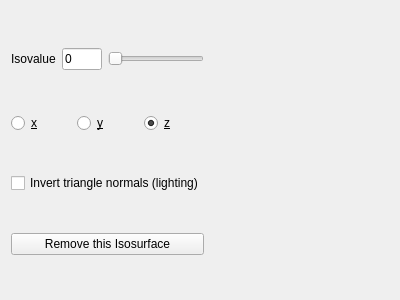
<?xml version="1.0" encoding="UTF-8"?>
<ui version="4.0">
 <class>IsosurfaceWidget</class>
 <widget class="QWidget" name="IsosurfaceWidget">
  <property name="geometry">
   <rect>
    <x>0</x>
    <y>0</y>
    <width>400</width>
    <height>300</height>
   </rect>
  </property>
  <property name="windowTitle">
   <string>Form</string>
  </property>
  <layout class="QGridLayout" name="gridLayout">
   <item row="0" column="2">
    <layout class="QGridLayout" name="gridLayout_59">
     <item row="0" column="2">
      <widget class="QSlider" name="horizontalSlider_isovalue">
       <property name="minimumSize">
        <size>
         <width>0</width>
         <height>25</height>
        </size>
       </property>
       <property name="maximumSize">
        <size>
         <width>200</width>
         <height>16777215</height>
        </size>
       </property>
       <property name="orientation">
        <enum>Qt::Horizontal</enum>
       </property>
      </widget>
     </item>
     <item row="0" column="1">
      <widget class="QLineEdit" name="lineEdit_isovalue">
       <property name="minimumSize">
        <size>
         <width>30</width>
         <height>0</height>
        </size>
       </property>
       <property name="maximumSize">
        <size>
         <width>40</width>
         <height>16777215</height>
        </size>
       </property>
       <property name="text">
        <string>0</string>
       </property>
      </widget>
     </item>
     <item row="0" column="0">
      <widget class="QLabel" name="label_48">
       <property name="minimumSize">
        <size>
         <width>0</width>
         <height>28</height>
        </size>
       </property>
       <property name="text">
        <string>Isovalue</string>
       </property>
      </widget>
     </item>
    </layout>
   </item>
   <item row="2" column="2">
    <layout class="QGridLayout" name="gridLayout_55">
     <item row="0" column="0">
      <widget class="QRadioButton" name="radioButton_isosurface_x">
       <property name="maximumSize">
        <size>
         <width>100</width>
         <height>16777215</height>
        </size>
       </property>
       <property name="text">
        <string>&amp;x</string>
       </property>
      </widget>
     </item>
     <item row="0" column="1">
      <widget class="QRadioButton" name="radioButton_isosurface_y">
       <property name="maximumSize">
        <size>
         <width>100</width>
         <height>16777215</height>
        </size>
       </property>
       <property name="text">
        <string>&amp;y</string>
       </property>
      </widget>
     </item>
     <item row="0" column="2">
      <widget class="QRadioButton" name="radioButton_isosurface_z">
       <property name="maximumSize">
        <size>
         <width>100</width>
         <height>16777215</height>
        </size>
       </property>
       <property name="text">
        <string>&amp;z</string>
       </property>
       <property name="checked">
        <bool>true</bool>
       </property>
      </widget>
     </item>
    </layout>
   </item>
   <item row="0" column="4">
    <spacer name="horizontalSpacer">
     <property name="orientation">
      <enum>Qt::Horizontal</enum>
     </property>
     <property name="sizeHint" stdset="0">
      <size>
       <width>40</width>
       <height>20</height>
      </size>
     </property>
    </spacer>
   </item>
   <item row="4" column="2">
    <widget class="QPushButton" name="pushButton_remove">
     <property name="text">
      <string>Remove this Isosurface</string>
     </property>
    </widget>
   </item>
   <item row="3" column="2">
    <widget class="QCheckBox" name="checkBox_invert_lighting">
     <property name="text">
      <string>Invert triangle normals (lighting)</string>
     </property>
    </widget>
   </item>
  </layout>
 </widget>
 <resources/>
 <connections/>
</ui>
